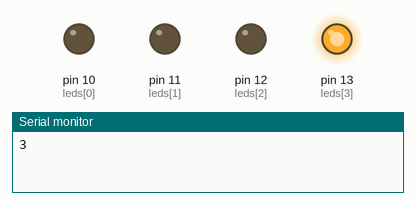
The sketch below on a simulated Arduino Uno, built with avr-gcc and run on an emulated ATmega328P. Shown: output pins drawn as LEDs (lit = HIGH), the last lines printed to the serial monitor. Random numbers use the default seed unless the sketch sets one.

Above: at 0.1 s.
At 15.1 s:
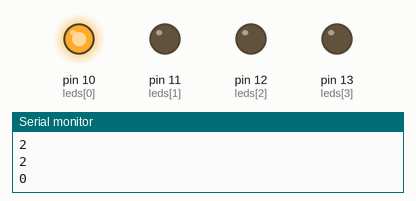
At 27.1 s:
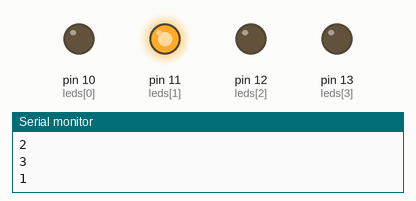
At 39.1 s:
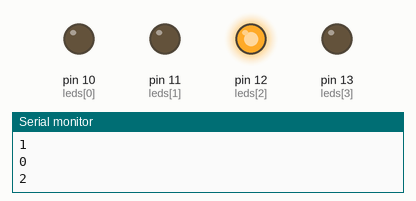
Timing chart, 0 to 40.0 s (numbered marks = the images above):
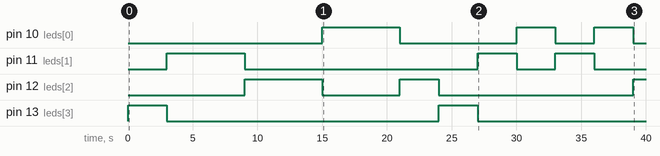

Measured:
- by itself, pin 10 (leds[0]): goes HIGH 6.0 s, LOW 9.0 s, HIGH 3.0 s, LOW 3.0 s, HIGH 3.0 s, then LOW
- by itself, pin 11 (leds[1]): goes HIGH 6.0 s, LOW 18.0 s, HIGH 3.0 s, LOW 3.0 s, HIGH 3.0 s, then LOW
- by itself, pin 12 (leds[2]): goes HIGH 6.0 s, LOW 6.0 s, HIGH 3.0 s, LOW 15.0 s, then HIGH
- by itself, pin 13 (leds[3]): alternates HIGH for 3.0 s and LOW for 21.0 s

The sketch:

P_4_Random.ino
```cpp
int leds[] = {10, 11, 12, 13};

void setup() {
  // put your setup code here, to run once:
  Serial.begin(9600);
  Serial.setTimeout(10); //ms  por defecto = 1000

  for(int i  = 0; i<4; i++){
    pinMode(leds[i], OUTPUT);
    }

}


int led_a_prender;
void loop() { //16Mhz
  // put your main code here, to run repeatedly:
  led_a_prender = random(0, 4);
  //num aleatorio entre 0 y 3

  Serial.println(led_a_prender);

  for(int i  = 0; i< 4; i++){
    digitalWrite(leds[i], LOW);
  }

  digitalWrite(leds[led_a_prender], HIGH);

  delay(3000);
}
```
